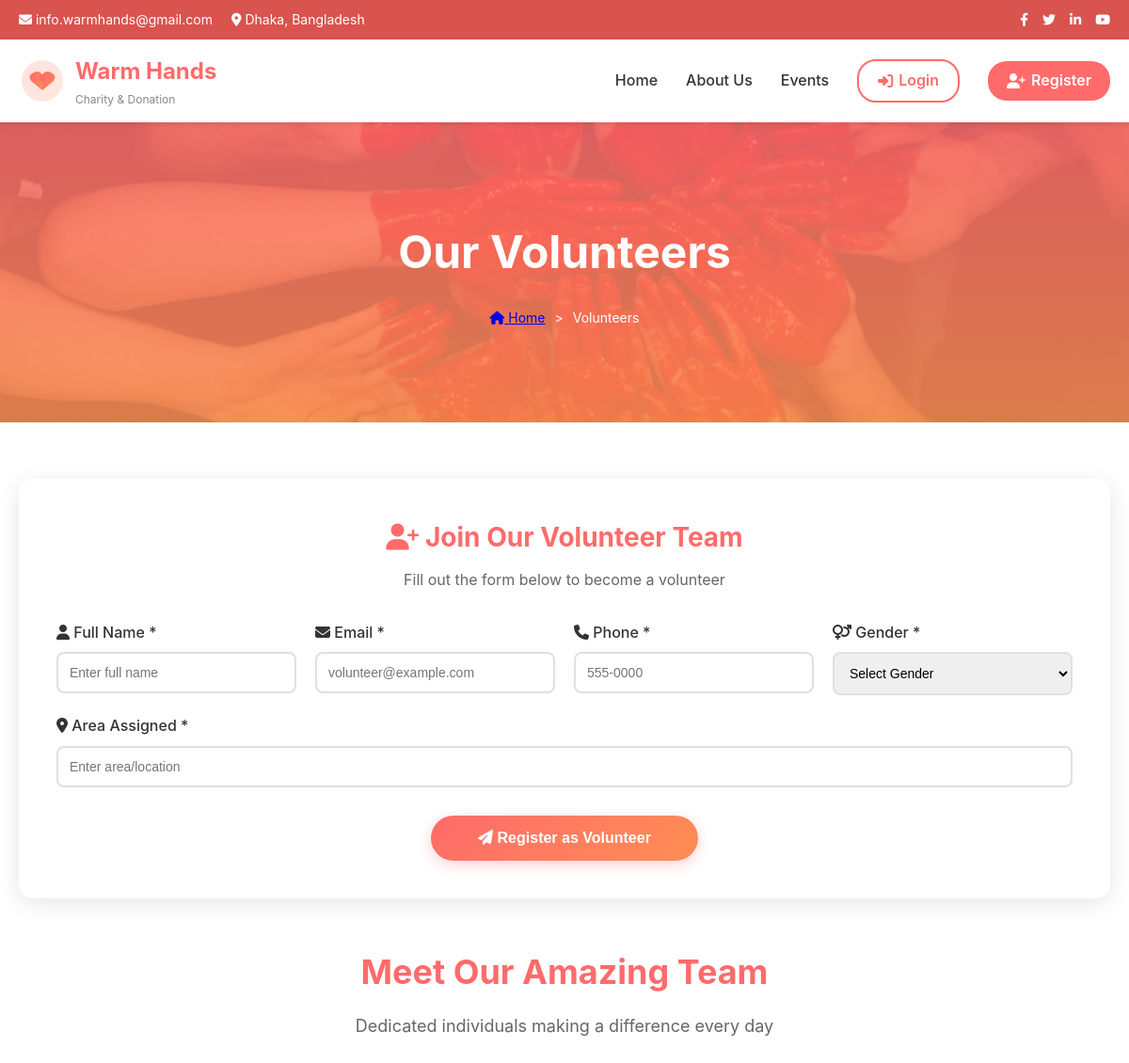
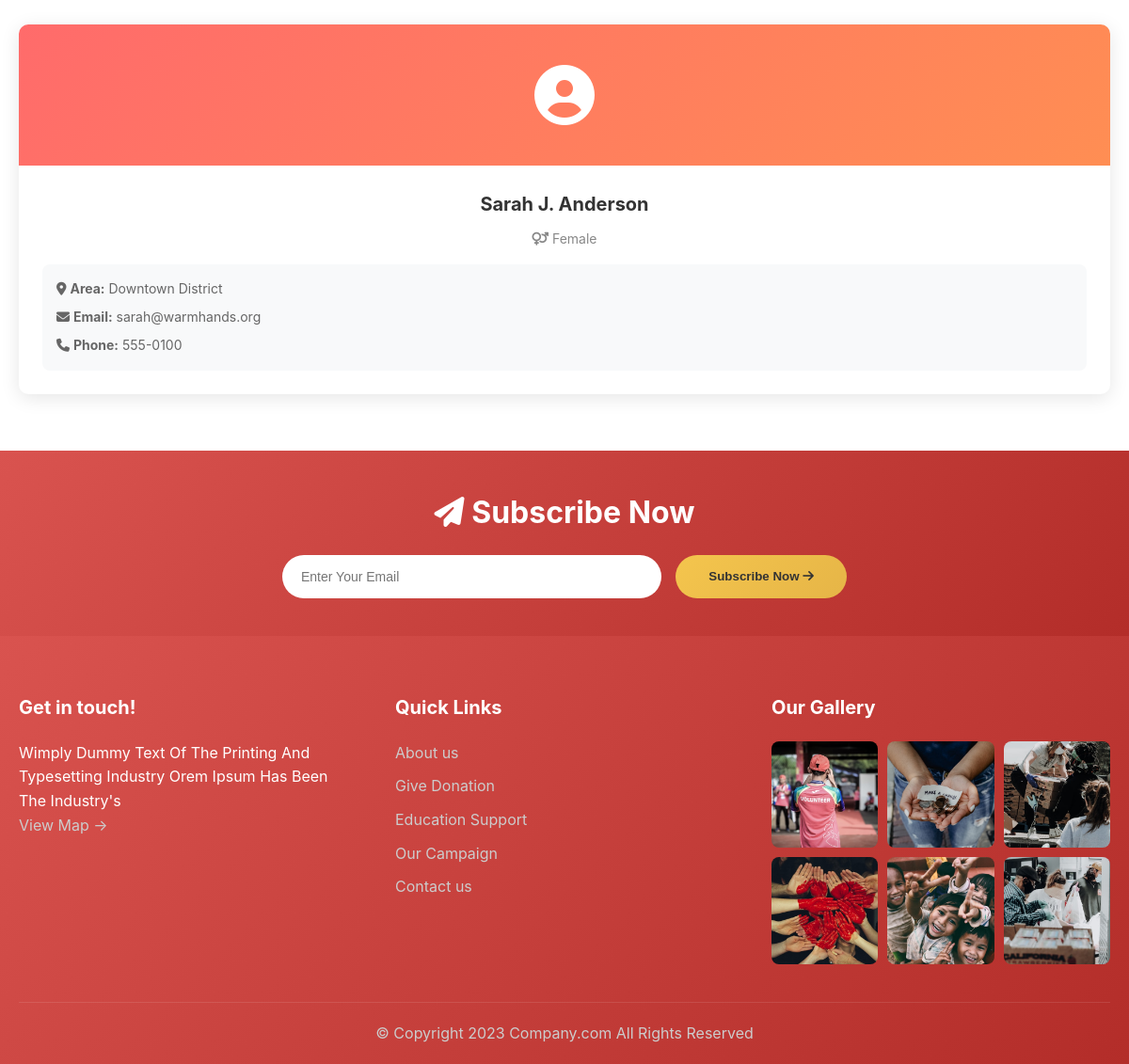
/pages/volunteers.php, run on the app's committed database (2 pictures, top to bottom).
### tables this page shows
CREATE TABLE VOLUNTEERS (
    Volunteer_ID INT PRIMARY KEY AUTO_INCREMENT,
    Vol_Name VARCHAR(255) NOT NULL,
    Email VARCHAR(255) UNIQUE,
    Phone VARCHAR(50),
    Gender ENUM('Male', 'Female'),
    Area_Assigned VARCHAR(100),
    Created_At TIMESTAMP DEFAULT CURRENT_TIMESTAMP
);

### pages/volunteers.php (the view, shortened to what this page needs)
<?php
require_once '../includes/header.php';
$volunteers_query = "SELECT * FROM VOLUNTEERS ORDER BY Vol_Name";
$volunteers_result = mysqli_query($conn, $volunteers_query);
?>
<div class="hero" style="background: linear-gradient(rgba(255, 107, 107, 0.85), rgba(255, 142, 83, 0.85)), url('<?php echo SITE_URL; ?>/assets/images/volunteer-team.jpg'); background-size: cover; background-position: center;">
    <h1>Our Volunteers</h1>
    <div class="breadcrumb">
        <a href="<?php echo SITE_URL; ?>/index.php"><i class="fas fa-home"></i> Home</a>
        <span>></span>
        <span>Volunteers</span>
    </div>
</div>
<div class="container">
    <div style="background: white; border-radius: 15px; box-shadow: 0 5px 25px rgba(0,0,0,0.1); padding: 40px; margin-bottom: 50px;">
        <h2 style="font-size: 28px; color: #ff6b6b; margin-bottom: 10px; text-align: center;">
            <i class="fas fa-user-plus"></i> Join Our Volunteer Team
        </h2>
        <p style="text-align: center; color: #666; margin-bottom: 30px;">Fill out the form below to become a volunteer</p>
        <form method="POST" action="">
            <div style="display: grid; grid-template-columns: repeat(auto-fit, minmax(250px, 1fr)); gap: 20px;">
                <div>
                    <label style="display: block; margin-bottom: 8px; color: #333; font-weight: 500;">
                        <i class="fas fa-user"></i> Full Name *
                    </label>
                    <input type="text" name="vol_name" required
                           style="width: 100%; padding: 12px; border: 2px solid #e0e0e0; border-radius: 8px; font-size: 14px;"
                           placeholder="Enter full name">
                </div>
                <div>
                    <label style="display: block; margin-bottom: 8px; color: #333; font-weight: 500;">
                        <i class="fas fa-envelope"></i> Email *
                    </label>
                    <input type="email" name="email" required
                           style="width: 100%; padding: 12px; border: 2px solid #e0e0e0; border-radius: 8px; font-size: 14px;"
                           placeholder="volunteer@example.com">
                </div>
                <div>
                    <label style="display: block; margin-bottom: 8px; color: #333; font-weight: 500;">
                        <i class="fas fa-phone"></i> Phone *
                    </label>
                    <input type="tel" name="phone" required
                           style="width: 100%; padding: 12px; border: 2px solid #e0e0e0; border-radius: 8px; font-size: 14px;"
                           placeholder="555-0000">
                </div>
                <div>
                    <label style="display: block; margin-bottom: 8px; color: #333; font-weight: 500;">
                        <i class="fas fa-venus-mars"></i> Gender *
                    </label>
                    <select name="gender" required
                            style="width: 100%; padding: 12px; border: 2px solid #e0e0e0; border-radius: 8px; font-size: 14px;">
                        <option value="">Select Gender</option>
                    </select>
                </div>
                <div style="grid-column: 1 / -1;">
                    <label style="display: block; margin-bottom: 8px; color: #333; font-weight: 500;">
                        <i class="fas fa-map-marker-alt"></i> Area Assigned *
                    </label>
                    <input type="text" name="area_assigned" required
                           style="width: 100%; padding: 12px; border: 2px solid #e0e0e0; border-radius: 8px; font-size: 14px;"
                           placeholder="Enter area/location">
                </div>
            </div>
            <div style="text-align: center; margin-top: 30px;">
                <button type="submit" name="add_volunteer"
                        style="background: linear-gradient(135deg, #ff6b6b, #ff8e53); color: white; padding: 15px 50px; border: none; border-radius: 50px; font-size: 16px; font-weight: 600; cursor: pointer; box-shadow: 0 4px 15px rgba(255, 107, 107, 0.3); transition: all 0.3s;">
                    <i class="fas fa-paper-plane"></i> Register as Volunteer
                </button>
            </div>
        </form>
    </div>
    <div style="text-align: center; margin-bottom: 50px;">
        <h2 style="font-size: 36px; color: #ff6b6b; margin-bottom: 15px;">Meet Our Amazing Team</h2>
        <p style="font-size: 18px; color: #666;">Dedicated individuals making a difference every day</p>
    </div>
    <div style="display: grid; grid-template-columns: repeat(auto-fit, minmax(280px, 1fr)); gap: 30px;">
        <?php while ($volunteer = mysqli_fetch_assoc($volunteers_result)): ?>
        <div style="background: white; border-radius: 10px; box-shadow: 0 4px 20px rgba(0,0,0,0.1); overflow: hidden; text-align: center;">
            <div style="height: 150px; background: linear-gradient(135deg, #ff6b6b, #ff8e53); display: flex; align-items: center; justify-content: center; color: white; font-size: 64px;">
                <i class="fas fa-user-circle"></i>
            </div>
            <div style="padding: 25px;">
                <h3 style="color: #333; margin-bottom: 10px; font-size: 20px;"><?php echo htmlspecialchars($volunteer['Vol_Name']); ?></h3>
                <p style="color: #888; font-size: 14px; margin-bottom: 15px;">
                    <i class="fas fa-venus-mars"></i> <?php echo $volunteer['Gender']; ?>
                </p>
                <div style="text-align: left; background: #f8f9fa; padding: 15px; border-radius: 8px;">
                    <p style="color: #666; font-size: 14px; margin-bottom: 8px;">
                        <i class="fas fa-map-marker-alt"></i> <strong>Area:</strong> <?php echo htmlspecialchars($volunteer['Area_Assigned']); ?>
                    </p>
                    <p style="color: #666; font-size: 14px; margin-bottom: 8px;">
                        <i class="fas fa-envelope"></i> <strong>Email:</strong> <?php echo htmlspecialchars($volunteer['Email']); ?>
                    </p>
                    <p style="color: #666; font-size: 14px;">
                        <i class="fas fa-phone"></i> <strong>Phone:</strong> <?php echo htmlspecialchars($volunteer['Phone']); ?>
                    </p>
                </div>
            </div>
        </div>
        <?php endwhile; ?>
    </div>
</div>
<?php require_once '../includes/footer.php'; ?>

### assets/css/style.css (style rules this page uses)
* { margin: 0; padding: 0; box-sizing: border-box; }
body { font-family: 'Inter', 'Segoe UI', Tahoma, Geneva, Verdana, sans-serif; color: #333; line-height: 1.6; }
.hero { background: linear-gradient(rgba(255, 107, 107, 0.8), rgba(217, 83, 79, 0.8)), url('../images/hero-bg.jpg'); background-size: cover; background-position: center; color: white; text-align: center; padding: 100px 20px; }
.hero h1 { font-size: 48px; margin-bottom: 20px; }
.breadcrumb { display: flex; justify-content: center; align-items: center; gap: 10px; font-size: 14px; }
.container { max-width: 1200px; margin: 0 auto; padding: 60px 20px; }

### data on the page
volunteers: Vol_Name "Sarah J. Anderson", Gender "Female", Area_Assigned "Downtown District", Email "sarah@warmhands.org", Phone "555-0100"

### other printed values
SITE_EMAIL "info.warmhands@gmail.com"
SITE_NAME "Warm Hands"
